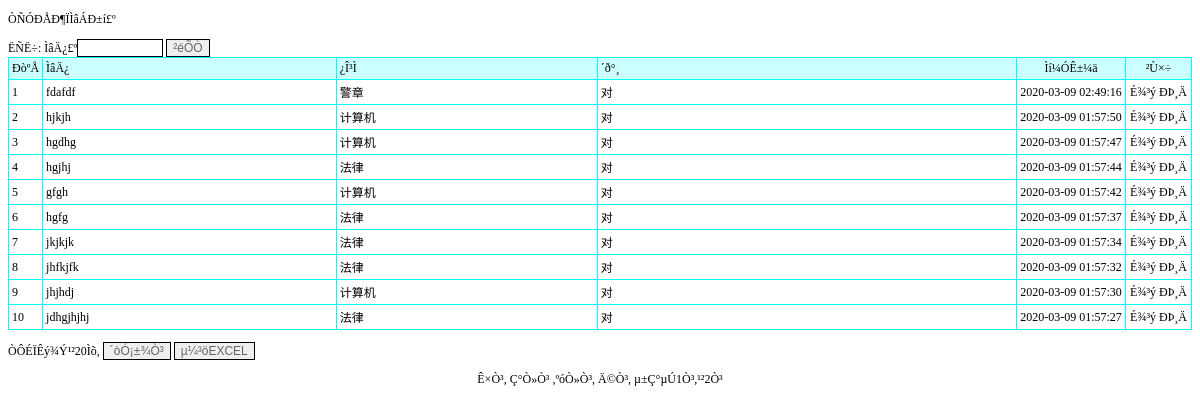
The page /panduanti_list.php on the database its author committed.
### tables this page shows
CREATE TABLE `panduanti` (
  `id` int(11) NOT NULL AUTO_INCREMENT,
  `timu` varchar(500) DEFAULT NULL,
  `kemu` varchar(50) DEFAULT NULL,
  `daan` varchar(50) DEFAULT NULL,
  `addtime` timestamp NOT NULL DEFAULT CURRENT_TIMESTAMP,
  PRIMARY KEY (`id`)
);

### panduanti_list.php (the view, shortened to what this page needs)
<!DOCTYPE html PUBLIC "-//W3C//DTD XHTML 1.0 Transitional//EN" "http://www.w3.org/TR/xhtml1/DTD/xhtml1-transitional.dtd">
<html xmlns="http://www.w3.org/1999/xhtml">
<head>
<title>ÅÐ¶ÏÌâ</title><script language="javascript" src="js/hsgrili.js"></script><link rel="stylesheet" href="css.css" type="text/css">
</head>
<body>
<p>ÒÑÓÐÅÐ¶ÏÌâÁÐ±í£º</p>
<form id="form1" name="form1" method="post" action="">
  ËÑË÷: ÌâÄ¿£º<input name="timu" type="text" id="timu" style='border:solid 1px #000000; color:#666666;width:80px' />
  <input type="submit" name="Submit" value="²éÕÒ" style='border:solid 1px #000000; color:#666666' />
</form>
<table width="100%" border="1" align="center" cellpadding="3" cellspacing="1" bordercolor="#00FFFF" style="border-collapse:collapse">
  <tr>
    <td width="25" bgcolor="#CCFFFF">ÐòºÅ</td>
    <td width="375" bgcolor='#CCFFFF'>ÌâÄ¿</td>
    <td width="340" bgcolor='#CCFFFF'>¿Î³Ì</td>
    <td width="555" bgcolor='#CCFFFF'>´ð°¸</td>
    <td width="120" align="center" bgcolor="#CCFFFF">Ìí¼ÓÊ±¼ä</td>
    <td width="70" align="center" bgcolor="#CCFFFF">²Ù×÷</td>
  </tr>
  <?php
    $sql="select * from panduanti where 1=1";
  $sql=$sql." order by id desc";
$query=mysql_query($sql);
  $rowscount=mysql_num_rows($query);
  if($rowscount==0)
  {}
  else
  {
  $pagelarge=10;
  $pagecurrent=$_GET["pagecurrent"];
  if($rowscount%$pagelarge==0)
  {
		$pagecount=$rowscount/$pagelarge;
  }
  else
  {
   		$pagecount=intval($rowscount/$pagelarge)+1;
  }
  if($pagecurrent=="" || $pagecurrent<=0)
{
	$pagecurrent=1;
}
		$ddddd=$pagecurrent*$pagelarge;
	for($i=$pagecurrent*$pagelarge-$pagelarge;$i<$ddddd;$i++)
{
  ?>
  <tr>
    <td width="25"><?php echo $i+1;?></td>
    <td><?php echo mysql_result($query,$i,timu);?></td>
    <td><?php echo mysql_result($query,$i,kemu);?></td>
    <td><?php echo mysql_result($query,$i,daan);?></td>
    <td width="120" align="center"><?php echo mysql_result($query,$i,"addtime");?></td>
    <td width="70" align="center"><a href="del.php?id=<?php echo mysql_result($query,$i,"id");?>&tablename=panduanti" onclick="return confirm('ÕæµÄÒªÉ¾³ý£¿')">É¾³ý</a> <a href="panduanti_updt.php?id=<?php echo mysql_result($query,$i,"id");?>">ÐÞ¸Ä</a></td>
  </tr>
  	<?php
	}
}
?>
</table>
<p>ÒÔÉÏÊý¾Ý¹²<?php echo $rowscount;?>Ìõ,
  <input type="button" name="Submit2" onclick="javascript:window.print();" value="´òÓ¡±¾Ò³" style='border:solid 1px #000000; color:#666666' /> <input type="button" name="Submit3" onclick="javascript:location.href='panduanti_listxls.php';" value="µ¼³öEXCEL" style='border:solid 1px #000000; color:#666666' />
</p>
<p align="center"><a href="panduanti_list.php?pagecurrent=1">Ê×Ò³</a>, <a href="panduanti_list.php?pagecurrent=<?php echo $pagecurrent-1;?>">Ç°Ò»Ò³</a> ,<a href="panduanti_list.php?pagecurrent=<?php echo $pagecurrent+1;?>">ºóÒ»Ò³</a>, <a href="panduanti_list.php?pagecurrent=<?php echo $pagecount;?>">Ä©Ò³</a>, µ±Ç°µÚ<?php echo $pagecurrent;?>Ò³,¹²<?php echo $pagecount;?>Ò³ </p>
<p>&nbsp; </p>
</body>
</html>

### css.css (style rules this page uses)
BODY { FONT-SIZE: 12px }
P { FONT-SIZE: 12px }
TD { FONT-SIZE: 12px }
INPUT { FONT-SIZE: 12px }
A:link { FONT-SIZE: 12px; COLOR: #000000; TEXT-DECORATION: none }

### rows shown on the page
panduanti: timu "fdafdf", kemu "警章", daan "对", addtime "2020-03-09 02:49:16"
panduanti: timu "hjkjh", kemu "计算机", daan "对", addtime "2020-03-09 01:57:50"
panduanti: timu "hgdhg", kemu "计算机", daan "对", addtime "2020-03-09 01:57:47"
panduanti: timu "hgjhj", kemu "法律", daan "对", addtime "2020-03-09 01:57:44"
panduanti: timu "gfgh", kemu "计算机", daan "对", addtime "2020-03-09 01:57:42"
panduanti: timu "hgfg", kemu "法律", daan "对", addtime "2020-03-09 01:57:37"
panduanti: timu "jkjkjk", kemu "法律", daan "对", addtime "2020-03-09 01:57:34"
panduanti: timu "jhfkjfk", kemu "法律", daan "对", addtime "2020-03-09 01:57:32"
panduanti: timu "jhjhdj", kemu "计算机", daan "对", addtime "2020-03-09 01:57:30"
panduanti: timu "jdhgjhjhj", kemu "法律", daan "对", addtime "2020-03-09 01:57:27"

### other values the page prints
$rowscount "20"
$pagecurrent "1"
$pagecount "2"
